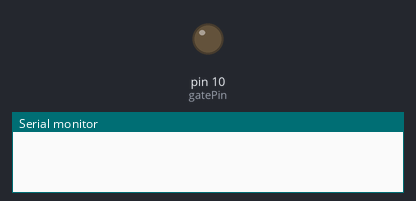
Recording of a sketch running on a simulated Arduino Uno, built with avr-gcc and run on an emulated ATmega328P. On the bench: output pins drawn as LEDs (lit = HIGH), the last lines printed to the serial monitor. Random numbers use the default seed unless the sketch sets one.

Above: at 2.21 s.
At 42.13 s:
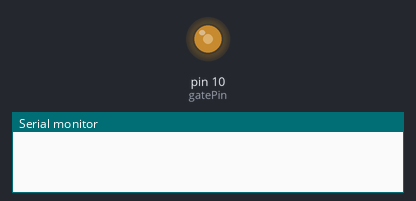
At 44.84 s:
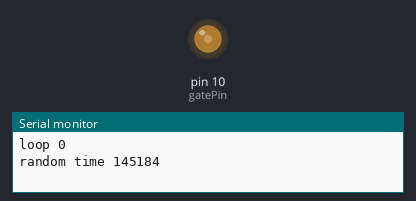
At 47.2 s:
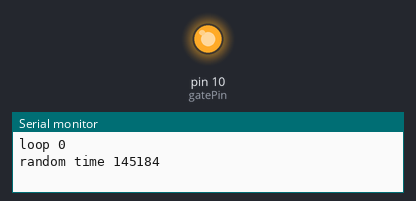
Timing chart, 0 to 47.5 s (numbered marks = the images above):
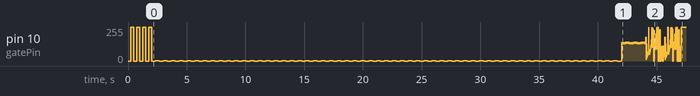

Measured:
- by itself, pin 10 (gatePin): 255/255 → 0/255 at 0.50 s, → 255/255 0.25 s later, → 0/255 0.25 s later, → 255/255 0.25 s later, … (2244 changes in this stretch)

The sketch:

flicker.ino
```cpp
int gatePin=10;
int delTim=20;

const long interval = 30000;
unsigned long previousMillis = 0;

long minTim=60000; //in ms for minimum random time 60000 is 1mn
long maxTim=180000; //in ms fo maximum random time 350000 is 5mn
long delTimRand;

int val = 0;              //flicker table and integers
int maxCount = 80;
int countTwo = 0;
byte flickTab[] = { 180, 10, 20, 130, 30, 30, 40, 50, 60, 70, 70,
                           60, 255, 50, 50, 50, 60, 70, 80, 90, 100,
                           120,140,160,240,250,100,150,250,250,140,
                           240,230,220, 0, 70, 80, 80,
                           140,130,120,110,200,210, 90,
                            255, 240, 100, 125, 150, 200, 255 };


void setup() {
Serial.begin(9600);
pinMode(gatePin,OUTPUT);

randomSeed(analogRead(0));
delTimRand=random(minTim,maxTim);

for (int k=0;k<=3;k=k+1){               //startup blink 2 sec
digitalWrite(gatePin,LOW);
delay(250);
digitalWrite(gatePin,HIGH);
delay(250);
}
}


void loop() {
unsigned long currentMillis = millis();

 if (currentMillis - previousMillis >= interval) {      // init glitch
  previousMillis = currentMillis;
for (int j=0;j<=50;j=j+1){
analogWrite(gatePin,140);
delay(delTim);
analogWrite(gatePin,130);
delay(delTim);
}

for (int i=0;i<=3;i=i+1){                                 //init seq
Serial.print("loop ")  ;
Serial.println(i);
Serial.print("random time ");
Serial.println(delTimRand);

if (val == HIGH) {                                         //flicker table
 } else {
      delay(delTim);
   for ( int i=0; i <= 150; i++) {
   analogWrite(gatePin, flickTab[countTwo]);
     countTwo++;
     if(countTwo > maxCount ){
     countTwo = 0;
   }
   delay(delTim);
   analogWrite(gatePin, 170);
   }
 }
digitalWrite(gatePin,HIGH);                               //stabilization
delay(delTimRand);

delTimRand=random(minTim,maxTim);
delay(delTim);
}

Serial.println("__________");
Serial.println("pause");

for (int j=0;j<=99;j=j+1){                              //secondary glitches
analogWrite(gatePin, 110);
delay(delTim);
analogWrite(gatePin, 100);
delay(delTim);
}
Serial.println("__________");
analogWrite(gatePin,LOW);
delay(delTimRand);
 }

for (int j=0;j<=499;j=j+1){
analogWrite(gatePin, 0);
 delay(delTim);
 analogWrite(gatePin, 1);
 delay(delTim);
}
}
```
